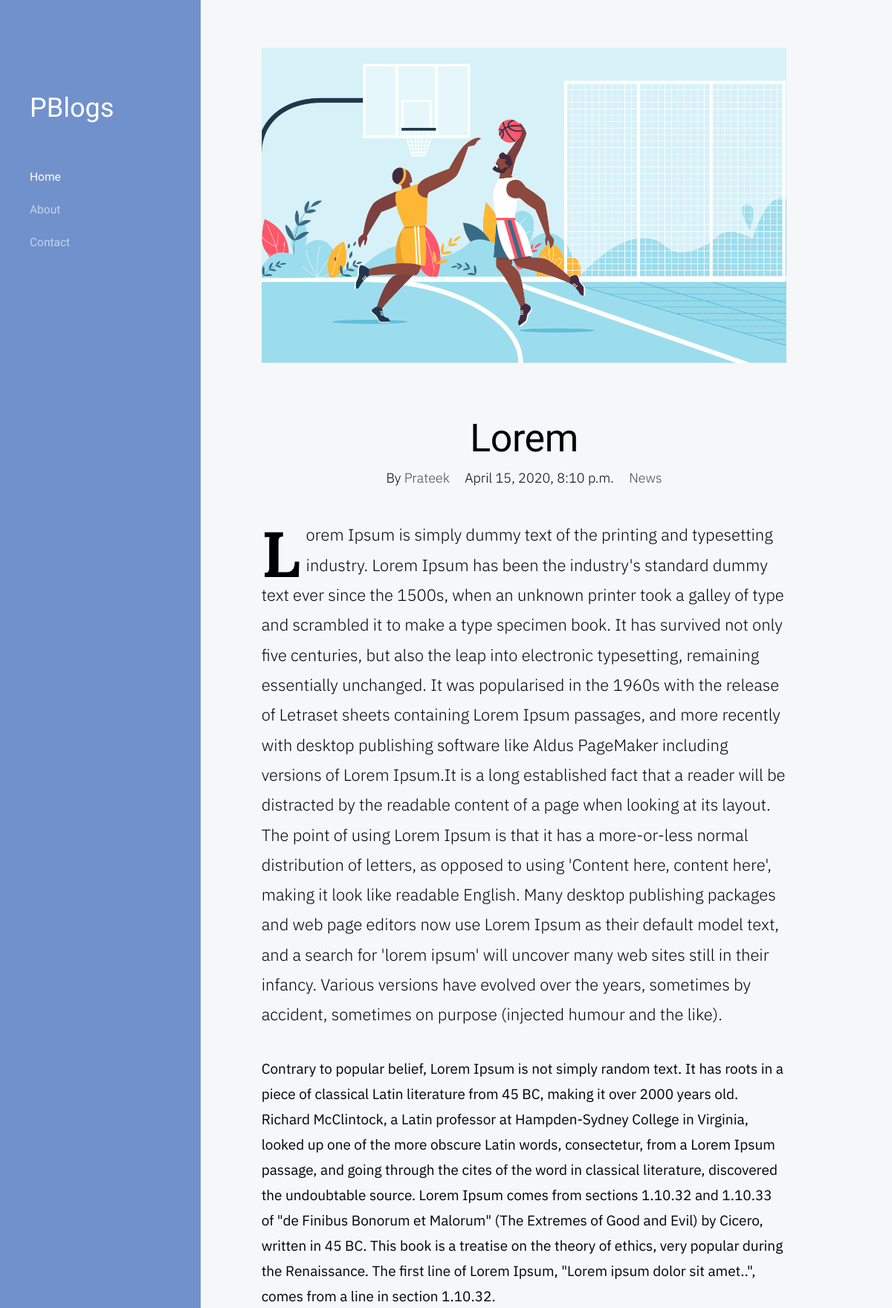
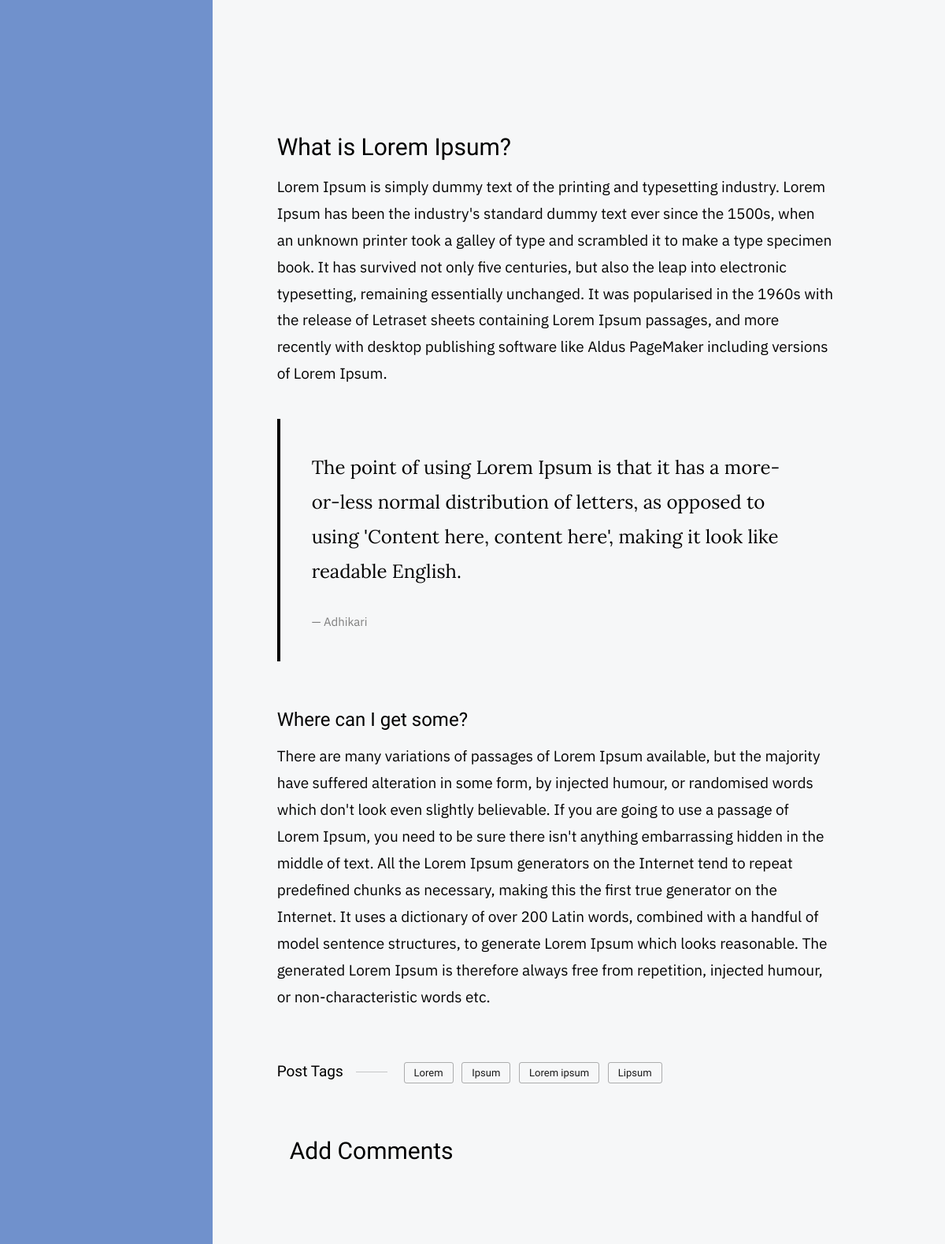
Page /lorem/ (upper part) on the committed database (2 pictures, top to bottom).
### blog/models.py (models this page shows, shortened)
class Post(models.Model):
    category_choices = (
        ('News','News'),
        ('Technology','Technology'),
        ('Sports','Sports'),
        ('Lifestyle','Lifestyle'),
    )
    cover = models.FileField(default='')
    cover_2 = models.FileField(default='')
    author = models.CharField(max_length=50, default='')
    title = models.CharField(max_length=2000, default='')
    slug = models.SlugField(default='')
    text_2 = models.TextField(default='')
    l_heading = models.CharField(max_length=2000, default='')
    l_heading_text = models.CharField(max_length=2000, default='')
    quote = models.CharField(max_length=2000, default='')
    quotes_name = models.CharField(max_length=2000, default='')
    s_heading = models.CharField(max_length=2000, default='')
    s_heading_text = models.CharField(max_length=2000, default='')
    category = models.CharField(max_length=2000, choices=category_choices, default='')
    created_date = models.DateTimeField(default='')
    text = models.TextField(default='')
    tag_1 = models.CharField(max_length=2000, default='')
    tag_2 = models.CharField(max_length=2000, default='')
    tag_3 = models.CharField(max_length=2000, default='')
    tag_4 = models.CharField(max_length=2000, default='')
    class Meta:
        ordering = ['-created_date']

### blog/views.py (the view)
# urls.py: path('<slug:slug>/', PostDetailView.as_view(), name='post_detail'),
class PostDetailView(DetailView):
    model = Post
    template_name = 'blog/post_detail.html'

### templates/blog/post_detail.html (shortened to what this page needs)
{% extends 'blog/base.html'%} {% block content%}
<div class="s-content content">
    <main class="row content__page">
        <article class="column large-full entry format-standard">
            <div class="media-wrap entry__media">
                <div class="entry__post-thumb">
                    <img src="{{object.cover.url}}" alt="">
                </div>
            </div>
            <div class="content__page-header entry__header">
                <h1 class="display-1 entry__title">
                    {{object.title}}
                </h1>
                <ul class="entry__header-meta">
                    <li class="author">By <a href="#0">{{object.author}}</a></li>
                    <li class="date">{{object.created_date}}</li>
                    <li class="cat-links">
                        <a href="#0">{{object.category}}</a>
                    </li>
                </ul>
            </div>
            <div class="entry__content">
                <p class="lead drop-cap">
                    {{object.text}}
                </p>
                <p>
                    {{object.text_2}}
                </p>
                <p>
                </p>
                <h2>{{object.l_heading}}</h2>
                <p>{{object.l_heading_text}}</p>
                <blockquote>
                    <p>{{object.quote}}</p>
                    <cite>{{object.quotes_name}}</cite>
                </blockquote>
                <h3>{{object.s_heading}}</h3>
                <p>{{object.s_heading_text}}</p>
                <p class="entry__tags">
                    <span>Post Tags</span>
                    <span class="entry__tag-list">
                                <a href="#0">{{object.tag_1}}</a>
                                <a href="#0">{{object.tag_2}}</a>
                                <a href="#0">{{object.tag_3}}</a>
                                <a href="#0">{{object.tag_4}}</a>
                    </span>
                </p>
            </div>
            <div class="column large-12 comment-respond">
                <div id="respond">
                    <h2>Add Comments</h2>
                </div>
            </div>
        </article>
    </main>
</div>
{% endblock %}

### templates/blog/base.html (shortened to what this page needs)
{% load static %}
<!DOCTYPE html>
<html class="no-js" lang="en">
<head>
    <link rel="stylesheet" href="{% static 'css/base.css'%}">
    <link rel="stylesheet" href="{% static 'css/vendor.css' %}">
    <link rel="stylesheet" href="{% static 'css/main.css' %}">
</head>
<body>
    <div id="top" class="s-wrap site-wrapper">
        <header class="s-header">
            <div class="header__top">
                <div class="header__logo">
                    <a class="site-logo" href="{% url 'home' %}">
                        <h1 style="color: #ffffff">PBlogs</h1>
                    </a>
                </div>
            </div>
            <nav class="header__nav-wrap">
                <ul class="header__nav">
                    <li class="current"><a href="{% url 'home' %}" title="">Home</a></li>
                    <li><a href="{% url 'about' %}" title="">About</a></li>
                    <li><a href="{% url 'contact' %}" title="">Contact</a></li>
                </ul>
            </nav>
        </header>
        <div>
            {% block content %}{% endblock%}
        </div>
    </div>
</body>

### static/css/base.css (style rules this page uses)
html { line-height: 1.15; -webkit-text-size-adjust: 100%; }
body { margin: 0; }
main { display: block; }
h1 { font-size: 2em; margin: 0.67em 0; }
a { background-color: transparent; }
img { border-style: none; }
html { font-size: 62.5%; box-sizing: border-box; }
*, *::before, *::after { box-sizing: inherit; }
body { font-weight: normal; line-height: 1; word-wrap: break-word; -moz-font-smoothing: grayscale; -moz-osx-font-smoothing: grayscale; -webkit-font-smoothing: antialiased; -webkit-overflow-scrolling: touch; -webkit-text-size-adjust: none; }
svg, img, video embed, iframe, object { max-width: 100%; height: auto; }
div, dl, dt, dd, ul, ol, li, h1, h2, h3, h4, h5, h6, pre, form, p, blockquote, th, td { margin: 0; padding: 0; }
p { font-size: inherit; text-rendering: optimizeLegibility; }
ol, ul { list-style: none; }
li { display: block; }
a { text-decoration: none; line-height: inherit; }
.row { width: 89%; max-width: 1200px; margin: 0 auto; display: -ms-flexbox; display: -webkit-flex; display: flex; -webkit-flex-flow: row wrap; -ms-flex-flow: row wrap; flex-flow: row wrap; }
.column { -webkit-flex: 1 1 0%; -ms-flex: 1 1 0%; flex: 1 1 0%; padding: 0 20px; }
.large-12, .large-full { -webkit-flex: 0 0 100%; -ms-flex: 0 0 100%; flex: 0 0 100%; max-width: 100%; }
@media screen and (max-width:1200px) { .column { padding: 0 16px; } }

### rows in the picture
Post: cover (picture), title "Lorem", author "Prateek", created_date "April 15, 2020, 8:10 p.m.", category "News", text "Lorem Ipsum is simply dummy text of the printing and typesetting industry. Lorem Ipsum has been the industry's standard dummy text ever since the 1500s, when an unknown printer took a galley of type and scrambled it to make a type specimen book. It has survived not only five centuries, but also the leap into electronic typesetting, remaining essentially unchanged. It was popularised in the 1960s with the release of Letraset sheets containing Lorem Ipsum passages, and more recently with desktop publishing software like Aldus PageMaker including versions of Lorem Ipsum.It is a long established fact that a reader will be distracted by the readable content of a page when looking at its layout.…", text_2 "Contrary to popular belief, Lorem Ipsum is not simply random text. It has roots in a piece of classical Latin literature from 45 BC, making it over 2000 years old. Richard McClintock, a Latin professor at Hampden-Sydney College in Virginia, looked up one of the more obscure Latin words, consectetur, from a Lorem Ipsum passage, and going through the cites of the word in classical literature, discovered the undoubtable source. Lorem Ipsum comes from sections 1.10.32 and 1.10.33 of \"de Finibus Bonorum et Malorum\" (The Extremes of Good and Evil) by Cicero, written in 45 BC. This book is a treatise on the theory of ethics, very popular during the Renaissance. The first line of Lorem Ipsum,…", l_heading "What is Lorem Ipsum?", l_heading_text "Lorem Ipsum is simply dummy text of the printing and typesetting industry. Lorem Ipsum has been the industry's standard dummy text ever since the 1500s, when an unknown printer took a galley of type and scrambled it to make a type specimen book. It has survived not only five centuries, but also the leap into electronic typesetting, remaining essentially unchanged. It was popularised in the 1960s with the release of Letraset sheets containing Lorem Ipsum passages, and more recently with desktop publishing software like Aldus PageMaker including versions of Lorem Ipsum.", quote "The point of using Lorem Ipsum is that it has a more-or-less normal distribution of letters, as opposed to using 'Content here, content here', making it look like readable English.", quotes_name "Adhikari", s_heading "Where can I get some?", s_heading_text "There are many variations of passages of Lorem Ipsum available, but the majority have suffered alteration in some form, by injected humour, or randomised words which don't look even slightly believable. If you are going to use a passage of Lorem Ipsum, you need to be sure there isn't anything embarrassing hidden in the middle of text. All the Lorem Ipsum generators on the Internet tend to repeat predefined chunks as necessary, making this the first true generator on the Internet. It uses a dictionary of over 200 Latin words, combined with a handful of model sentence structures, to generate Lorem Ipsum which looks reasonable. The generated Lorem Ipsum is therefore always free from…", tag_1 "Lorem", tag_2 "Ipsum", tag_3 "Lorem ipsum", tag_4 "Lipsum"
